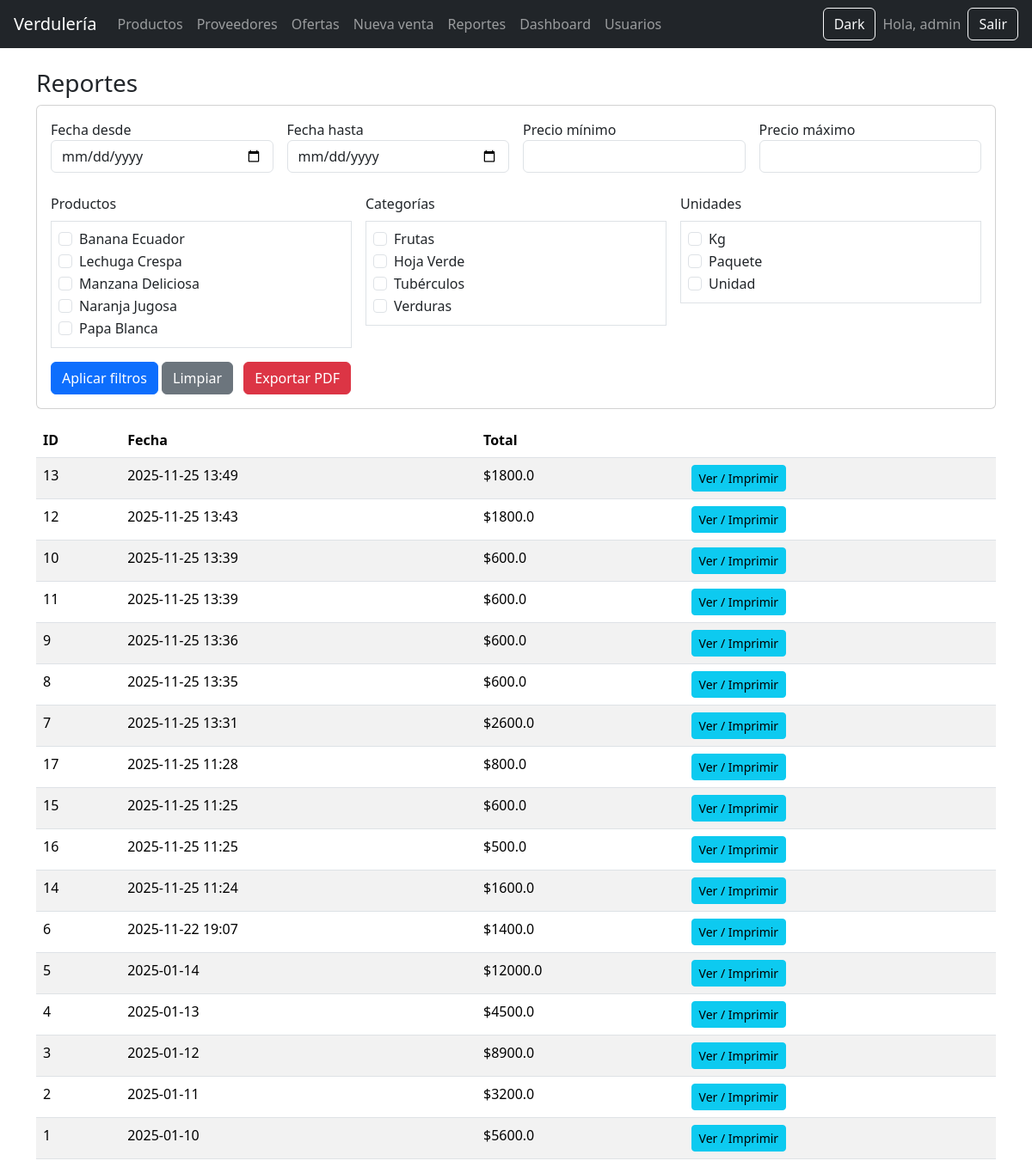
The page /reportes/ (signed in) on the database as committed earlier.
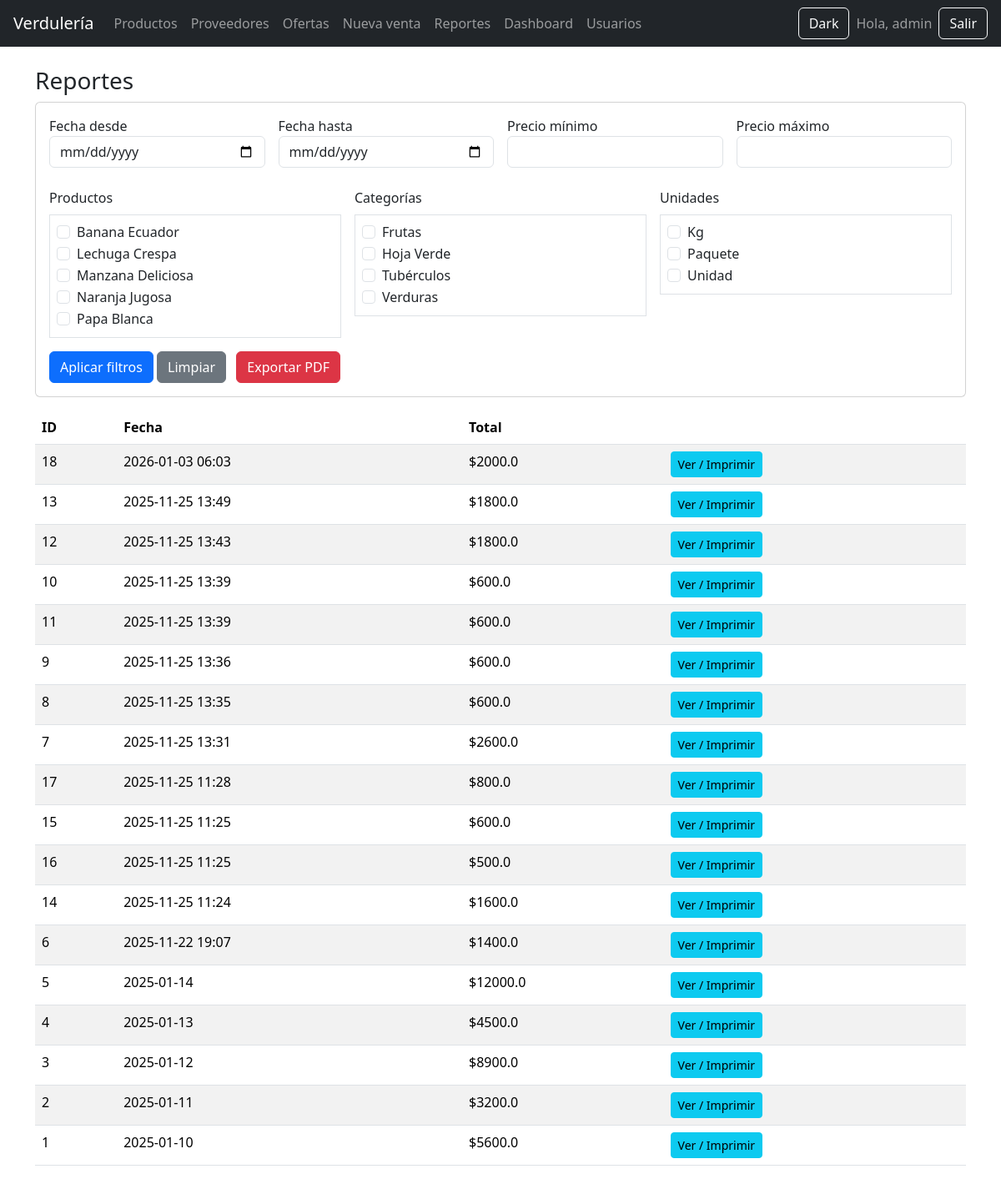
The same page on the database as committed later.
### tables this page shows
CREATE TABLE productos (
        id INTEGER PRIMARY KEY AUTOINCREMENT,
        nombre TEXT NOT NULL,
        precio REAL NOT NULL,
        stock INTEGER NOT NULL DEFAULT 0,
        categoria_id INTEGER,
        unidad_id INTEGER,
        FOREIGN KEY (categoria_id) REFERENCES categorias(id),
        FOREIGN KEY (unidad_id) REFERENCES unidades(id)
    );

CREATE TABLE categorias (
        id INTEGER PRIMARY KEY AUTOINCREMENT,
        nombre TEXT NOT NULL UNIQUE
    );

CREATE TABLE unidades (
        id INTEGER PRIMARY KEY AUTOINCREMENT,
        nombre TEXT NOT NULL UNIQUE
    );

CREATE TABLE ventas (
        id INTEGER PRIMARY KEY AUTOINCREMENT,
        fecha TEXT NOT NULL,
        total REAL NOT NULL
    );

### app/routes/reportes.py (the view)
@reportes_bp.route("/")
@login_required
def index():
    db = get_db()
    productos = db.execute("SELECT id, nombre FROM productos ORDER BY nombre").fetchall()
    categorias = db.execute("SELECT id, nombre FROM categorias ORDER BY nombre").fetchall()
    unidades = db.execute("SELECT id, nombre FROM unidades ORDER BY nombre").fetchall()
    sql, params, filtros = _build_ventas_query(request.args, limit=200)
    ventas = db.execute(sql, params).fetchall()
    return render_template("reportes/reportes.html", ventas=ventas,
                           productos=productos, categorias=categorias, unidades=unidades,
                           filtros=filtros)

### app/__init__.py (called while the page is built)
def create_app():
    app = Flask(__name__)
    app.secret_key = "clave-super-secreta"
    app.register_blueprint(auth_bp)
    app.register_blueprint(productos_bp)
    app.register_blueprint(ventas_bp)
    app.register_blueprint(reportes_bp)
    app.register_blueprint(admin_bp)
    app.register_blueprint(usuarios_bp)
    app.register_blueprint(proveedores_bp)
    app.register_blueprint(ofertas_bp)
    @app.route("/")
    def index():
        return render_template("index.html")
    @app.teardown_appcontext
    def teardown_db(exception):
        close_db()
    return app

### db.py (called while the page is built)
def get_db():
    if "db" not in g:
        g.db = sqlite3.connect(DB_NAME)
        g.db.row_factory = sqlite3.Row
    return g.db

### app/templates/reportes/reportes.html
{% extends "base.html" %}
{% block contenido %}
<h3>Reportes</h3>
<form method="GET" class="card p-3 mb-3">
    <div class="row g-3">
        <div class="col-md-3">
            <label>Fecha desde</label>
            <input type="date" name="fecha_desde" value="{{ filtros.fecha_desde or '' }}" class="form-control">
        </div>
        <div class="col-md-3">
            <label>Fecha hasta</label>
            <input type="date" name="fecha_hasta" value="{{ filtros.fecha_hasta or '' }}" class="form-control">
        </div>
        <div class="col-md-3">
            <label>Precio mínimo</label>
            <input type="number" step="0.01" name="precio_min" value="{{ filtros.precio_min or '' }}" class="form-control">
        </div>
        <div class="col-md-3">
            <label>Precio máximo</label>
            <input type="number" step="0.01" name="precio_max" value="{{ filtros.precio_max or '' }}" class="form-control">
        </div>
    </div>
    <div class="row g-3 mt-2">
        <div class="col-md-4">
            <label class="form-label">Productos</label>
            <div class="border p-2" style="max-height: 200px; overflow-y: auto;">
                {% for p in productos %}
                <div class="form-check">
                    <input class="form-check-input" type="checkbox" name="producto" value="{{ p.id }}" id="prod_{{ p.id }}" {% if p.id|string in filtros.prod_ids %}checked{% endif %}>
                    <label class="form-check-label" for="prod_{{ p.id }}">
                        {{ p.nombre }}
                    </label>
                </div>
                {% endfor %}
            </div>
        </div>
        <div class="col-md-4">
            <label class="form-label">Categorías</label>
            <div class="border p-2" style="max-height: 200px; overflow-y: auto;">
                {% for c in categorias %}
                <div class="form-check">
                    <input class="form-check-input" type="checkbox" name="categoria" value="{{ c.id }}" id="cat_{{ c.id }}" {% if c.id|string in filtros.cat_ids %}checked{% endif %}>
                    <label class="form-check-label" for="cat_{{ c.id }}">
                        {{ c.nombre }}
                    </label>
                </div>
                {% endfor %}
            </div>
        </div>
        <div class="col-md-4">
            <label class="form-label">Unidades</label>
            <div class="border p-2" style="max-height: 200px; overflow-y: auto;">
                {% for u in unidades %}
                <div class="form-check">
                    <input class="form-check-input" type="checkbox" name="unidad" value="{{ u.id }}" id="uni_{{ u.id }}" {% if u.id|string in filtros.uni_ids %}checked{% endif %}>
                    <label class="form-check-label" for="uni_{{ u.id }}">
                        {{ u.nombre }}
                    </label>
                </div>
                {% endfor %}
            </div>
        </div>
    </div>
    <div class="mt-3">
        <button class="btn btn-primary">Aplicar filtros</button>
        <a href="/reportes/" class="btn btn-secondary">Limpiar</a>
        <a href="/reportes/export/pdf" class="btn btn-danger ms-2">Exportar PDF</a>
    </div>
</form>
<table class="table table-striped">
<thead>
<tr>
    <th>ID</th>
    <th>Fecha</th>
    <th>Total</th>
    <th></th>
</tr>
</thead>
<tbody>
{% for v in ventas %}
<tr>
    <td>{{v.id}}</td>
    <td>{{v.fecha}}</td>
    <td>${{v.total}}</td>
    <td>
        <a class="btn btn-sm btn-info" href="{{ url_for('reportes.ver_venta', id=v.id) }}">Ver / Imprimir</a>
    </td>
</tr>
{% endfor %}
</tbody>
</table>
{% endblock %}

### app/templates/base.html (shortened to what this page needs)
<!DOCTYPE html>
<html>
<head>
    <link rel="stylesheet" href="https://cdn.jsdelivr.net/npm/bootstrap@5.3.2/dist/css/bootstrap.min.css">
    <link rel="stylesheet" href="/static/css/custom.css">
</head>
<body>
<nav class="navbar navbar-expand-lg navbar-dark bg-dark px-3">
    <a class="navbar-brand" href="/">Verdulería</a>
    <div class="collapse navbar-collapse">
        <ul class="navbar-nav me-auto">
            <li class="nav-item"><a class="nav-link" href="/productos/">Productos</a></li>
            <li class="nav-item"><a class="nav-link" href="/proveedores/">Proveedores</a></li>
            {% if session.get('role') == 'admin' %}
            <li class="nav-item"><a class="nav-link" href="/ofertas/">Ofertas</a></li>
            {% endif %}
            <li class="nav-item"><a class="nav-link" href="/ventas/nueva">Nueva venta</a></li>
            <li class="nav-item"><a class="nav-link" href="/reportes/">Reportes</a></li>
            <li class="nav-item"><a class="nav-link" href="/reportes/dashboard">Dashboard</a></li>
            {% if session.get('role') == 'admin' %}
            <a class="nav-link" href="{{ url_for('usuarios.index') }}">Usuarios</a>
            {% endif %}
        </ul>
        <button id="darkModeToggle" class="btn btn-outline-light me-2">Dark</button>
        {% if session.get('username') %}
            <span class="navbar-text me-2">Hola, {{session.username}}</span>
            <a href="/auth/logout" class="btn btn-outline-light">Salir</a>
        {% else %}
            <a href="/auth/login" class="btn btn-outline-light">Ingresar</a>
        {% endif %}
    </div>
</nav>
<div class="container mt-4">
    {% block contenido %}{% endblock %}
</div>
</body>
</html>

Rows that differ between the two databases and show on the page:
added ventas: id "18", fecha "2026-01-03 06:03", total "2000.0"
